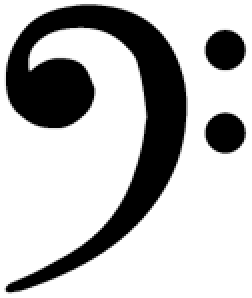
#> input picture reader/templates/fClef.png, 126 x 149 px (shown 2 times larger); its folder holds only this picture in this run
$ python __main__.py --input templates/fClef.png --output out.png
#> lines starting #> are read from the running program, lines starting #| are printed output that depends on the picture; after the words box and inside, x2 and y2 are one past the last pixel; in counts of white or black regions, pixels touching at a corner belong together
### reader/staves.py
from collections import namedtuple

import cv2
import numpy

from .errors import ReaderError

#a staff: five line centres (top to bottom), its line thickness and its left and right ends.
#shift, when the page is not flat, is how far the whole staff has drifted from those centres at each image column
#(pixels, one number per column); use localLines to get the five lines at a given x
Staff = namedtuple("Staff", ["lines", "thickness", "left", "right", "shift"], defaults=(None,))
System = namedtuple("System", ["treble", "bass", "barlines"])

lightLevel = 200
inkLevel = 160
#anything visibly darker than the white page, so even faint antialiased lines count
faintLevel = 245


def loadGray(imagePath):
#> called with imagePath = 'templates/fClef.png'
    image = cv2.imread(str(imagePath), cv2.IMREAD_UNCHANGED)
#> image is the input picture: shape (149, 126); min 0, max 255, mean 185.4
    if image is None:
        raise ReaderError("could not read image: " + str(imagePath))
    if image.dtype != numpy.uint8:
        image = cv2.convertScaleAbs(image, alpha=255.0 / numpy.iinfo(image.dtype).max)
    if image.ndim == 2:
        return image
    if image.shape[2] == 4:
        alpha = image[:, :, 3:4].astype(numpy.float32) / 255
        image = (image[:, :, :3] * alpha + 255 * (1 - alpha)).astype(numpy.uint8)
    return cv2.cvtColor(image, cv2.COLOR_BGR2GRAY)


def longestRuns(mask):
    #for every row: length, start and end of its longest horizontal run of true pixels
    height, width = mask.shape
    padded = numpy.zeros((height, width + 2), numpy.int8)
    padded[:, 1:-1] = mask
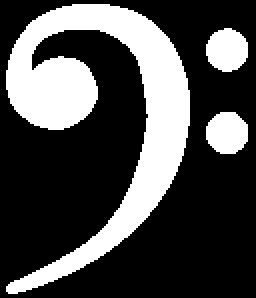
#> padded: shape (149, 128) int8 (shown 2 times larger); values 0 (black) and 1 (white), 29.3% white; 3 white regions, box (x1, y1, x2, y2) and area: (3, 2, 95, 147) 4880, (103, 14, 124, 36) 359, (103, 56, 124, 77) 355
    changes = numpy.diff(padded, axis=1)
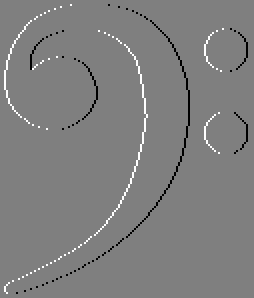
#> changes: shape (149, 127) int8 (shown 2 times larger); min -1, max 1, mean 0; drawn with min black and max white
    lengths = numpy.zeros(height, int)
    starts = numpy.zeros(height, int)
#> (the rest of the program and of its run is left out)
